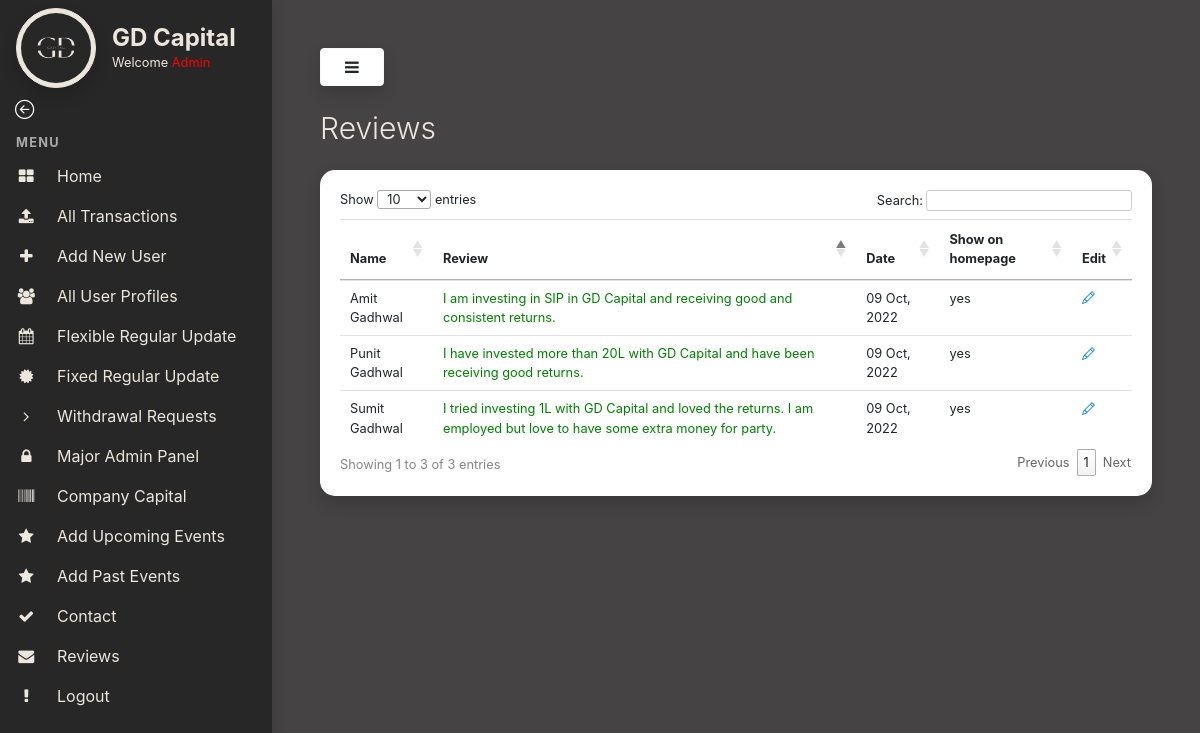
/reviews-page/ (signed in), run on the app's committed database.
### myapp/models.py (models this page shows, shortened)
class Review(models.Model):
    name = models.CharField(max_length=100, null=True, blank=True)
    review = models.TextField(max_length=500, null=True, blank=True)
    date = models.DateTimeField(default=timezone.now)
    display = models.CharField(max_length=200, choices=DISPLAY_TYPE, default='no',blank=True,null=True)

### myapp/views.py (the view)
# urls.py: path('reviews-page/',views.reviewspage, name="reviewspage"),
def reviewspage(request):
    data = Review.objects.all()
    return render(request,"admin-templates/reviews-page.html",{"data":data})

### templates/admin-templates/reviews-page.html (shortened to what this page needs)
{% extends 'admin-templates/base.html' %}
{% load static %}
{% block content %}
<h3 class="display-4" style="color:#ece6dc; font-size:30px !important"> Reviews
</h3>
<div class="card shadow my-4" style="border: 0 !important;border-radius:15px">
    <div class="card-body">
        <div class="table-responsive">
            <table class="table table-sm" id="transTable">
                <thead>
                    <tr>
                        <th scope="col">Name</th>
                        <th scope="col">Review</th>
                        <th scope="col">Date</th>
                        <th scope="col">Show on homepage</th>
                        <th scope="col">Edit</th>
                    </tr>
                </thead>
                <tbody>
                    {% for i in data %}
                    <tr>
                        <td>{{i.name}}</td>
                        <td>
                            {% if i.display == 'yes' %}
                            <span style="color:green">{{i.review}}</span>
                            {% else %}
                            <span style="color:blue">{{i.review}}</span>
                            {% endif %}
                        </td>
                        <td>{{i.date|date:"d M, Y"}}</td>
                        <td>{{i.display}}</td>
                        <td><a href="{% url 'updatefeedback' i.pk %}"><i class="bi bi-pencil"></i></a></td>
                    </tr>
                    {% endfor %}
                </tbody>
            </table>
        </div>
    </div>
</div>
{% endblock content %}

### templates/admin-templates/base.html (shortened to what this page needs)
{% load static %}
<!DOCTYPE html>
<html>
<head>
    <link rel="stylesheet" href="https://stackpath.bootstrapcdn.com/bootstrap/4.1.3/css/bootstrap.min.css"
>
    <link rel="stylesheet" href="https://stackpath.bootstrapcdn.com/font-awesome/4.7.0/css/font-awesome.min.css">
    <link rel="stylesheet" type="text/css" href="https://cdn.datatables.net/1.12.1/css/jquery.dataTables.css">
    <link rel="stylesheet" href="{% static 'css/admin.css' %}">
    <link rel="stylesheet" href="https://cdn.jsdelivr.net/npm/bootstrap-icons@1.9.1/font/bootstrap-icons.css">
</head>
<body>
    {% if request.user.is_superuser %}
    <div class="vertical-nav dark-bg" id="sidebar">
        <div class="py-2 px-3 dark-bg">
            <div class="media d-flex align-items-center">
                <img loading="lazy" src="{% static 'images/logo.png' %}" alt="..."
                    width="80" height="80" class="mr-3 rounded-circle img-thumbnail shadow">
                <div class="media-body">
                    <h4 class="m-0" style="font-weight:700;color:#ece6dc;">GD Capital</h4>
                    <p class="font-weight-normal text-muted mb-0 welcome-text">Welcome <span style="color:red;">{{request.user.username|title}}</span></p>
                </div>
            </div>
        </div>
        <div class="container">
            <a href="/" class="text-dark back-arrow"><i class="bi bi-arrow-left-circle text-white" style="font-size: 1.2rem;"></i></a>
          </div>
        <p class="text-gray font-weight-bold text-uppercase px-3 small pb-1 mb-0 mt-2">MENU</p>
        <ul class="nav flex-column mb-0">
            <li class="nav-item">
                <a href="/admin-home" class="nav-link text-dark ">
                    <i class="fa fa-th-large mr-3 text-primary fa-fw"></i>
                    Home
                </a>
            </li>
            <li class="nav-item">
                <a href="/admin-all-transactions" class="nav-link text-dark">
                    <i class="fa fa-upload mr-3 text-primary fa-fw"></i>
                    All Transactions
                </a>
            </li>
            <li class="nav-item">
                <a href="/signup" class="nav-link text-dark">
                    <i class="fa fa-plus mr-3 text-primary fa-fw"></i>
                    Add New User
                </a>
            </li>
            <li class="nav-item">
                <a href="/admin-all-users" class="nav-link text-dark">
                    <i class="fa fa-users mr-3 text-primary fa-fw"></i>
                    All User Profiles
                </a>
            </li>
            <li class="nav-item">
                <a href="/regular-update" class="nav-link text-dark">
                    <i class="fa fa-calendar mr-3 text-primary fa-fw"></i>
                    Flexible Regular Update
                </a>
            </li>
            <li class="nav-item">
                <a href="/fixed-rate-page" class="nav-link text-dark">
                    <i class="fa fa-certificate mr-3 text-primary fa-fw"></i>
                    Fixed Regular Update
                </a>
            </li>
            <li class="nav-item">
                <a href="/admin-withdrawal-requests" class="nav-link text-dark">
                    <i class="fa fa-angle-right mr-3 text-primary fa-fw"></i>
                    Withdrawal Requests
                </a>
            </li>
            <li class="nav-item">
                <a href="/admin" class="nav-link text-dark">
                    <i class="fa fa-lock mr-3 text-primary fa-fw"></i>
                    Major Admin Panel
                </a>
            </li>
            <li class="nav-item">
                <a href="/company-capital" class="nav-link text-dark">
                    <i class="fa fa-barcode mr-3 text-primary fa-fw"></i>
                    Company Capital
                </a>
            </li>
            <li class="nav-item">
                <a href="/add-events" class="nav-link text-dark">
                    <i class="fa fa-star mr-3 text-primary fa-fw"></i>
                    Add Upcoming Events
                </a>
            </li>
            <li class="nav-item">
                <a href="/add-past-events" class="nav-link text-dark">
                    <i class="fa fa-star mr-3 text-primary fa-fw"></i>
                    Add Past Events
                </a>
            </li>
            <li class="nav-item">
                <a href="/contact-page" class="nav-link text-dark">
                    <i class="fa fa-check mr-3 text-primary fa-fw"></i>
                    Contact
                </a>
            </li>
            <li class="nav-item">
                <a href="/reviews-page" class="nav-link text-dark">
                    <i class="fa fa-envelope mr-3 text-primary fa-fw"></i>
                    Reviews
                </a>
            </li>
            <li class="nav-item">
                <a href="/logout" class="nav-link text-dark">
                    <i class="fa fa-exclamation mr-3 text-primary fa-fw"></i>
                    Logout
                </a>
            </li>
        </ul>
    </div>
    <div class="page-content p-5" id="content">
        <button id="sidebarCollapse" type="button" class="btn btn-light bg-white rounded-pill shadow px-4 mb-4"><i
                class="fa fa-bars "></i></button>
        {% block content %}{% endblock content %}
    </div>
    {% else %}
    You are not a authorised user to access this page. Go back to <a href="/">home</a>
    {% endif %}
</body>
</html>

### static/css/admin.css (style rules this page uses)
body { background: rgb(69,67,67); min-height: 100vh; overflow-x: hidden; }
.vertical-nav { min-width: 17rem; width: 17rem; height: 100vh; position: fixed; top: 0; left: 0; box-shadow: 3px 3px 10px rgba(0, 0, 0, 0.1); transition: all 0.4s; }
.page-content { width: calc(100% - 17rem); margin-left: 17rem; transition: all 0.4s; }
.text-uppercase { letter-spacing: 0.1em; }
.text-gray { color: #aaa; }
.nav-link { text-transform: capitalize; }
.text-primary { color: #ece6dc !important; }
.dark-bg { background-color: rgb(39,39,39); }
.text-muted,.text-dark { color: #ece6dc !important; }
.welcome-text { font-size: 0.8rem; }
.img-thumbnail { background-color: #ece6dc !important; border-color: #ece6dc !important; }
table.dataTable tbody th, table.dataTable tbody td,table.dataTable thead th, table.dataTable thead td { font-size:0.8rem; }
table.dataTable thead th, table.dataTable thead td { font-size: 0.8rem; }
table.dataTable.no-footer { border-bottom: 0 !important; border-bottom-color: #000 !important; }

### data on the page
Review: name "Punit Gadhwal", review "I have invested more than 20L with GD Capital and have been receiving good returns.", date "09 Oct, 2022", display "yes"
Review: name "Sumit Gadhwal", review "I tried investing 1L with GD Capital and loved the returns. I am employed but love to have some extra money for party.", date "09 Oct, 2022", display "yes"
Review: name "Amit Gadhwal", review "I am investing in SIP in GD Capital and receiving good and consistent returns.", date "09 Oct, 2022", display "yes"

### other printed values
{{ request.user.username|title }} "Admin"
